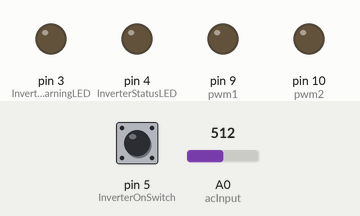
This sketch was run on a simulated Arduino Uno, built with avr-gcc and run on an emulated ATmega328P. On the bench: output pins drawn as LEDs (lit = HIGH). The test bench sets the inputs (shaded band); at power-on: pin 5 (InverterOnSwitch) HIGH, A0 (acInput) = 512. What the sketch prints to the serial monitor is not drawn.

Above: at 1.2 s.
1.3 s: pin 5 (InverterOnSwitch) pulled LOW for 3.2 s
At 4.6 s:
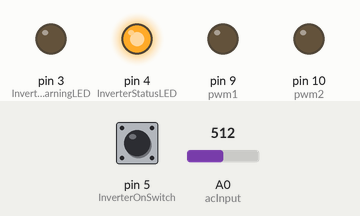
6.0 s: A0 (acInput) set to 90
At 7.0 s:
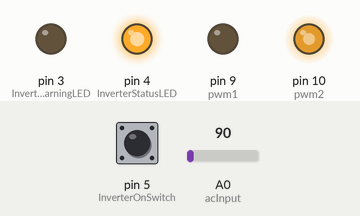
Timing chart, 0 to 6.8 s (numbered marks = the images above; inputs shaded):
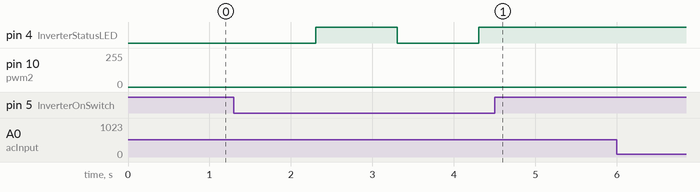

Measured:
- after the input at 1.3 s, pin 4 (InverterStatusLED): LOW → HIGH after 1.0 s, → LOW 1.0 s later, → HIGH 1.0 s later

The sketch:

sineWave50hzArray16khz250Final.ino
```cpp
                                                                                                                                                                                                                                                                                                                                                                                                                                                                                                                                                                                               /*

 Mimics the fade example but with an extra parameter for frequency. It should dim but with a flicker
 because the frequency has been set low enough for the human eye to detect. This flicker is easiest to see when
 the LED is moving with respect to the eye and when it is between about 20% - 60% brighness. The library
 allows for a frequency range from 1Hz - 2MHz on 16 bit timers and 31Hz - 2 MHz on 8 bit timers. When
 SetPinFrequency()/SetPinFrequencySafe() is called, a bool is returned which can be tested to verify the
 frequency was actually changed.

 This example runs on mega and uno.
 */

#include <PWM.h>

//use pin 11 on the Mega instead, otherwise there is a frequency cap at 31 Hz
int pwm1                = 9;         // the pin that drive MOSFET1
int pwm2                = 10;        // the pin that drive MOSFET2
byte dutycycle1         = 0;         // Duty cycle of MOSFET1
byte dutycycle2         = 0;         // Duty cycle of MOSFET2
int frequency           = 16000;     //frequency (in Hz) for Switching
int lineVoltage         = 0;        //AC Input for Power failure dettection
int acInput             = A0;
int InverterOnSwitch    = 5;         //Inverter on switch
bool Switch             = false;     //Inverter on switch status
bool InverterON         = false;     //Inverter ON/OFF flag
int InverterStatusLED   = 4;         //Status LED
int InverterWarningLED  = 3;         //Warning LED

byte SineWave0_45[40] =     {0, 5, 10, 15, 20, 25, 29, 34, 39, 44,
                            49, 54, 58, 63, 68, 73, 77, 82, 87, 91,
                            96, 100, 105, 109, 113, 118, 122, 126, 131, 135,
                            139, 143, 147, 151, 155, 159, 162, 166, 170, 173};

byte SineWave45_90[40] =   {177, 180, 184, 187, 190, 193, 196, 199, 202, 205,
                            208, 211, 213, 216, 218, 220, 223, 225, 227, 229,
                            231, 233, 235, 236, 238, 239, 241, 242, 243, 244,
                            245, 246, 247, 248, 248, 249, 249, 250, 250, 250};

byte SineWave90_135[40] =  { 250, 250, 250, 250, 249, 249, 248, 248, 247, 246,
                            245, 244, 243, 242, 241, 239, 238, 236, 235, 233,
                            231, 229, 227, 225, 223, 220, 218, 216, 213, 211,
                            208, 205, 202, 199, 196, 193, 190, 187, 184, 180};

byte SineWave135_180[40] =  { 177, 173, 170, 166, 162, 159, 155, 151, 147, 143,
                             139, 135, 131, 126, 122, 118, 113, 109, 105, 100,
                             96, 91, 87, 82, 77, 73, 68, 63, 58, 54,
                             49, 44, 39, 34, 29, 25, 20, 15, 10, 0};


void setup()
{
  pinMode(InverterOnSwitch, INPUT_PULLUP);
  pinMode(acInput, INPUT);
  pinMode(InverterStatusLED, OUTPUT);
  pinMode(InverterWarningLED, OUTPUT);

  Serial.begin(9600);
  //initialize all timers except for 0, to save time keeping functions
  InitTimersSafe();

  //sets the frequency for the specified pin
  bool success1 = SetPinFrequencySafe(pwm1, frequency);
  bool success2 = SetPinFrequencySafe(pwm2, frequency);

  //if the pin frequency was set successfully, turn status LED on
  if(success1 && success2)
  {
    pwmWrite(pwm1, dutycycle1); //PWM initialize with Zero dutycycle
    pwmWrite(pwm2, dutycycle2); //PWM initialize with Zero dutycycle
    pinMode(pwm1, OUTPUT);
    pinMode(pwm2, OUTPUT);
    digitalWrite(InverterStatusLED, LOW);   //Status ok Led ON
  }
  else
  {
      digitalWrite(InverterWarningLED, HIGH);   //Warning ok Led ON
  }
}

void loop()
{

    Serial.print("Freq : ");
    Serial.println(frequency);
    Serial.print("Line Voltage :");
    Serial.println(lineVoltage);

    lineVoltage = analogRead(acInput);

    Switch = digitalRead(InverterOnSwitch); //Reading On switch

     if(Switch == 0)
     {
      delay(1000);
      Switch = digitalRead(InverterOnSwitch); //Reading On switch
      if(Switch == 0)
      {
      InverterON = !InverterON;              //Toggling INVERTER
      digitalWrite(InverterStatusLED, InverterON);
      }
     }

    if(lineVoltage <= 100 && InverterON == 1)
    {
/////////////////////Inverter PGM////////////////////////
/////////////////////////MOSFET1\\\\\\\\\\\\\\\\\\\\\\\\\

     for(int i=0; i <=39; i++)
    {
     pwmWrite(pwm1, SineWave0_45[i]);
     delayMicroseconds(18);
     }

     for(int i=0; i <=39; i++)
    {
     pwmWrite(pwm1, SineWave45_90[i]);
     delayMicroseconds(18);
     }

    for(int i=0; i <=39; i++)
    {
     pwmWrite(pwm1, SineWave90_135[i]);
     delayMicroseconds(18);
     }

     for(int i=0; i <=39; i++)
    {
     pwmWrite(pwm1, SineWave135_180[i]);
     delayMicroseconds(18);
     }


//////////////////////////////////////////////////////////

/////////////////////////MOSFET2\\\\\\\\\\\\\\\\\\\\\\\\\

for(int i=0; i <=39; i++)
    {
     pwmWrite(pwm2, SineWave0_45[i]);
     delayMicroseconds(18);
     }

     for(int i=0; i <=39; i++)
    {
     pwmWrite(pwm2, SineWave45_90[i]);
     delayMicroseconds(18);
     }

    for(int i=0; i <=39; i++)
    {
     pwmWrite(pwm2, SineWave90_135[i]);
     delayMicroseconds(18);
     }

     for(int i=0; i <=39; i++)
    {
     pwmWrite(pwm2, SineWave135_180[i]);
     delayMicroseconds(18);
     }
//////////////////////////////////////////////////////////

    }

}
```
